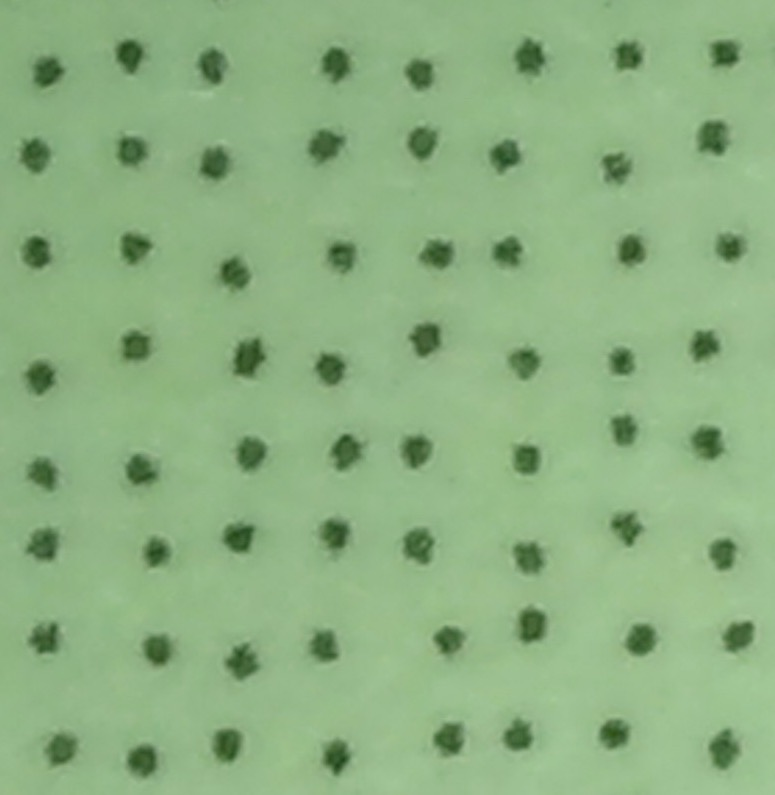
#> input picture 2020-04-08 14.55.25.jpg, 775 x 795 px
$ python -i dot_pattern_decoder.py   (imports and definitions only)
#> lines starting #> are read from the running program, lines starting #| are printed output that depends on the picture; after the words box and inside, x2 and y2 are one past the last pixel; in counts of white or black regions, pixels touching at a corner belong together
#> further down, picture is the input picture: PIL image 775x795 RGB; mean R, G, B 141, 177.1, 129.8
import math
import os

import cv2
import numpy as np
from constants import Constants
from skimage.measure import label, regionprops
from helpers import sequence_p, transpose, find
from PIL import Image, ImageFilter, ImageDraw


class Direction:
    # [10 lines left out: function __init__, not called in this run]

    def zip_all(self):
        return zip(self.average, self.max, self.min, self.difference, self.classes)


class DotPatternDecoder:
    MNS = Constants.MNS
    A_1 = Constants.A_1
    A_2 = Constants.A_2
    A_3 = Constants.A_3
    A_4 = Constants.A_4

    def __init__(self, path_to_image=None):
        if path_to_image is None or not (os.path.exists(path_to_image) and os.path.isfile(path_to_image)):
            self.raw_image = None
        else:
            self.raw_image = Image.open(path_to_image)
        self.image_grayscale = None
        self.deleted_noise_image = None
        self.deleted_noise_image_with_centroids = None
        self.black_white_image = None
        self.centroids_image = None
        self.direction_x = None
        self.direction_y = None
        self.x_codes = None
        self.y_codes = None

    def convert_to_grayscale(self):
        return self.raw_image.convert(mode='LA')

    # [12 lines left out: functions split_into_three_intervals, split_into_two_intervals, not called in this run]

    @staticmethod
    def value_belongs_to_interval(value, interval):
        return interval[0] <= value <= interval[1]

    # [46 lines left out: functions get_position_code, split_into_intervals, get_position_codes_by_direction, reverse_sign, get_position_codes, not called in this run]

    @staticmethod
    def get_centroids(image):
        image = np.array(image.convert(mode='1'))
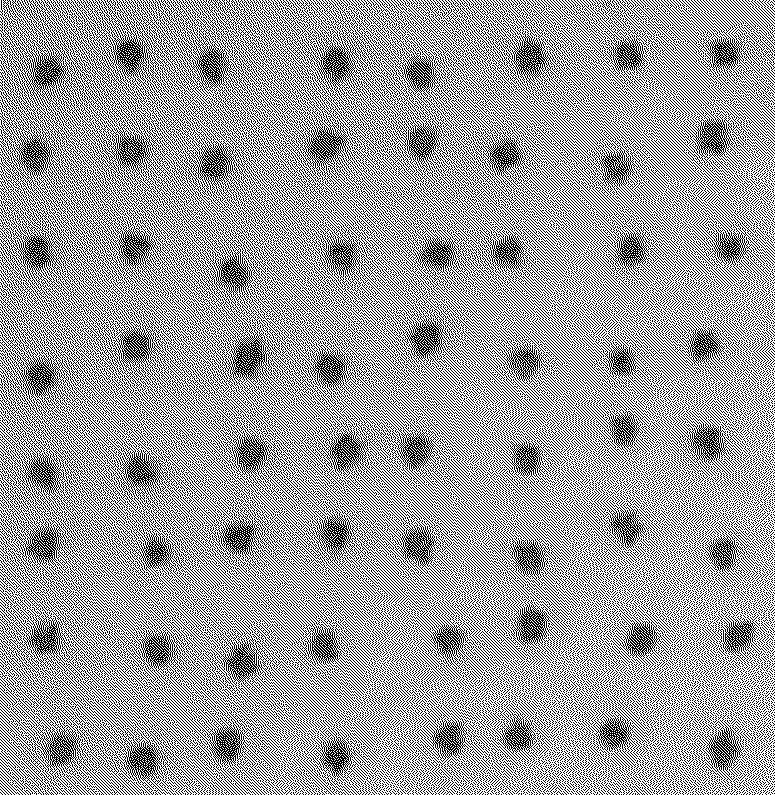
#> image: shape (795, 775) bool; 63% white; black in thin lines or dots
        label_img = label(image)
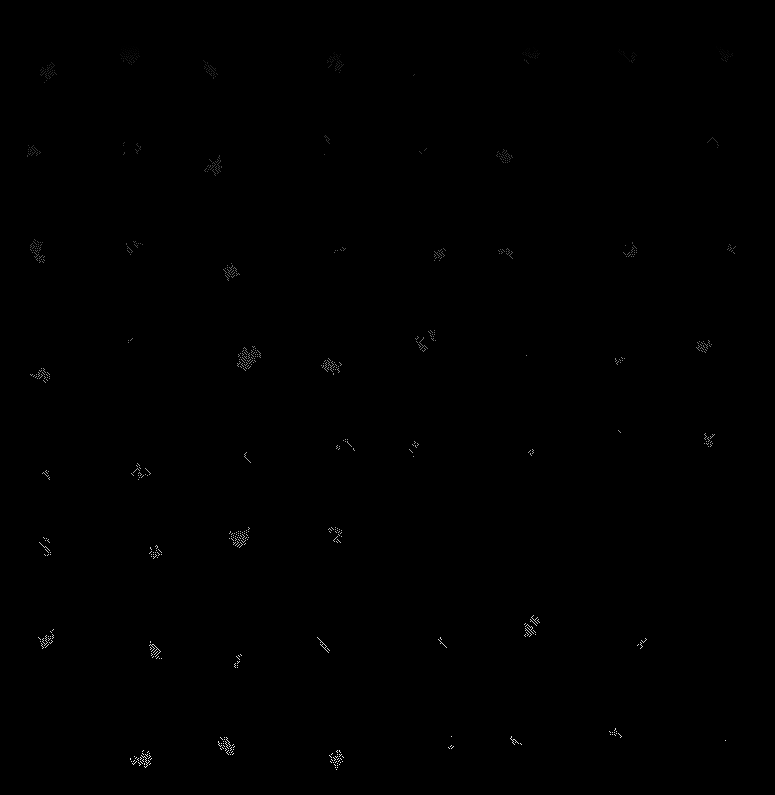
#> label_img: shape (795, 775) int32; min 0, max 662, mean 1.7; drawn with min black and max white
        regions = regionprops(label_img)
#> regions = 662 regions; largest, box (x1, y1, x2, y2) and area: (0, 0, 775, 795) 385921, (149, 644, 161, 657) 27, (317, 637, 329, 653) 22, (141, 755, 150, 768) 19, (327, 360, 334, 372) 18
        return np.array([region.centroid for region in regions])

    # [87 lines left out: functions make_dots_thick, get_white_image_like, binarize_image, points_to_image, preprocess_image, dir2pos and 2 more, not called in this run]

    @staticmethod
    def replace_code_in_line(line, code, to):
        DotPatternDecoder.replace(line, [(code, to), (-1 * code, np.sign(-1 * code) * to)])

    @staticmethod
    def get_replacements(what, to, other):
        return [(what, to), (-1 * what, other)]

    # [21 lines left out: functions correction_position_2, find_position_in_mns, not called in this run]

    @staticmethod
    def find_all_positions_in_mns(sequences):
        return [DotPatternDecoder.find_position_in_mns(sequence) for sequence in sequences]

    # [4 lines left out: function calculate_pds, not called in this run]

    @staticmethod
    def calculate_pds_sequence(sequence):
        return [DotPatternDecoder.calculate_pds(c1, c2) for c1, c2 in zip(sequence[:-1], sequence[1:])]

    @staticmethod
    def take_n(sequences, n):
        return [''.join([str(el) for el in row[:n]]) for row in sequences]

    @staticmethod
    def calculate_sds_sequence(sequence):
        return [DotPatternDecoder.calculate_sds(pds) for pds in sequence]

    # [55 lines left out: functions calculate_sds, find_positions_in_sds, find_coordinate_by_sds_seq, decode_first_column, not called in this run]

    def code_correction(self):
        self.correction_position_2(self.x_codes, self.y_codes)
        self.correction_position_2(self.x_codes, self.x_codes)

    def decode(self):
        self.get_position_codes(self.preprocess_image())
        self.code_correction()

    # [46 lines left out: functions filter_with_threshold, fft, add_virtual_lines, filter_by_class, not called in this run]

    def get_avg_by_class(self, classes, target_class, widths):
        return np.array(list(self.filter_by_class(classes, widths, target_class))).mean()

    @staticmethod
    def get_new_position(coordinate, width, avg_width):
        return coordinate - width / 2

    # [18 lines left out: function correction_virtual_lines, not called in this run]

>>> from PIL import Image
>>> picture = Image.open('../2020-04-08 14.55.25.jpg')
>>> result = DotPatternDecoder().get_centroids(picture)
#> result = 662 pairs, first value 43.5 to 769, second value 27 to 734
